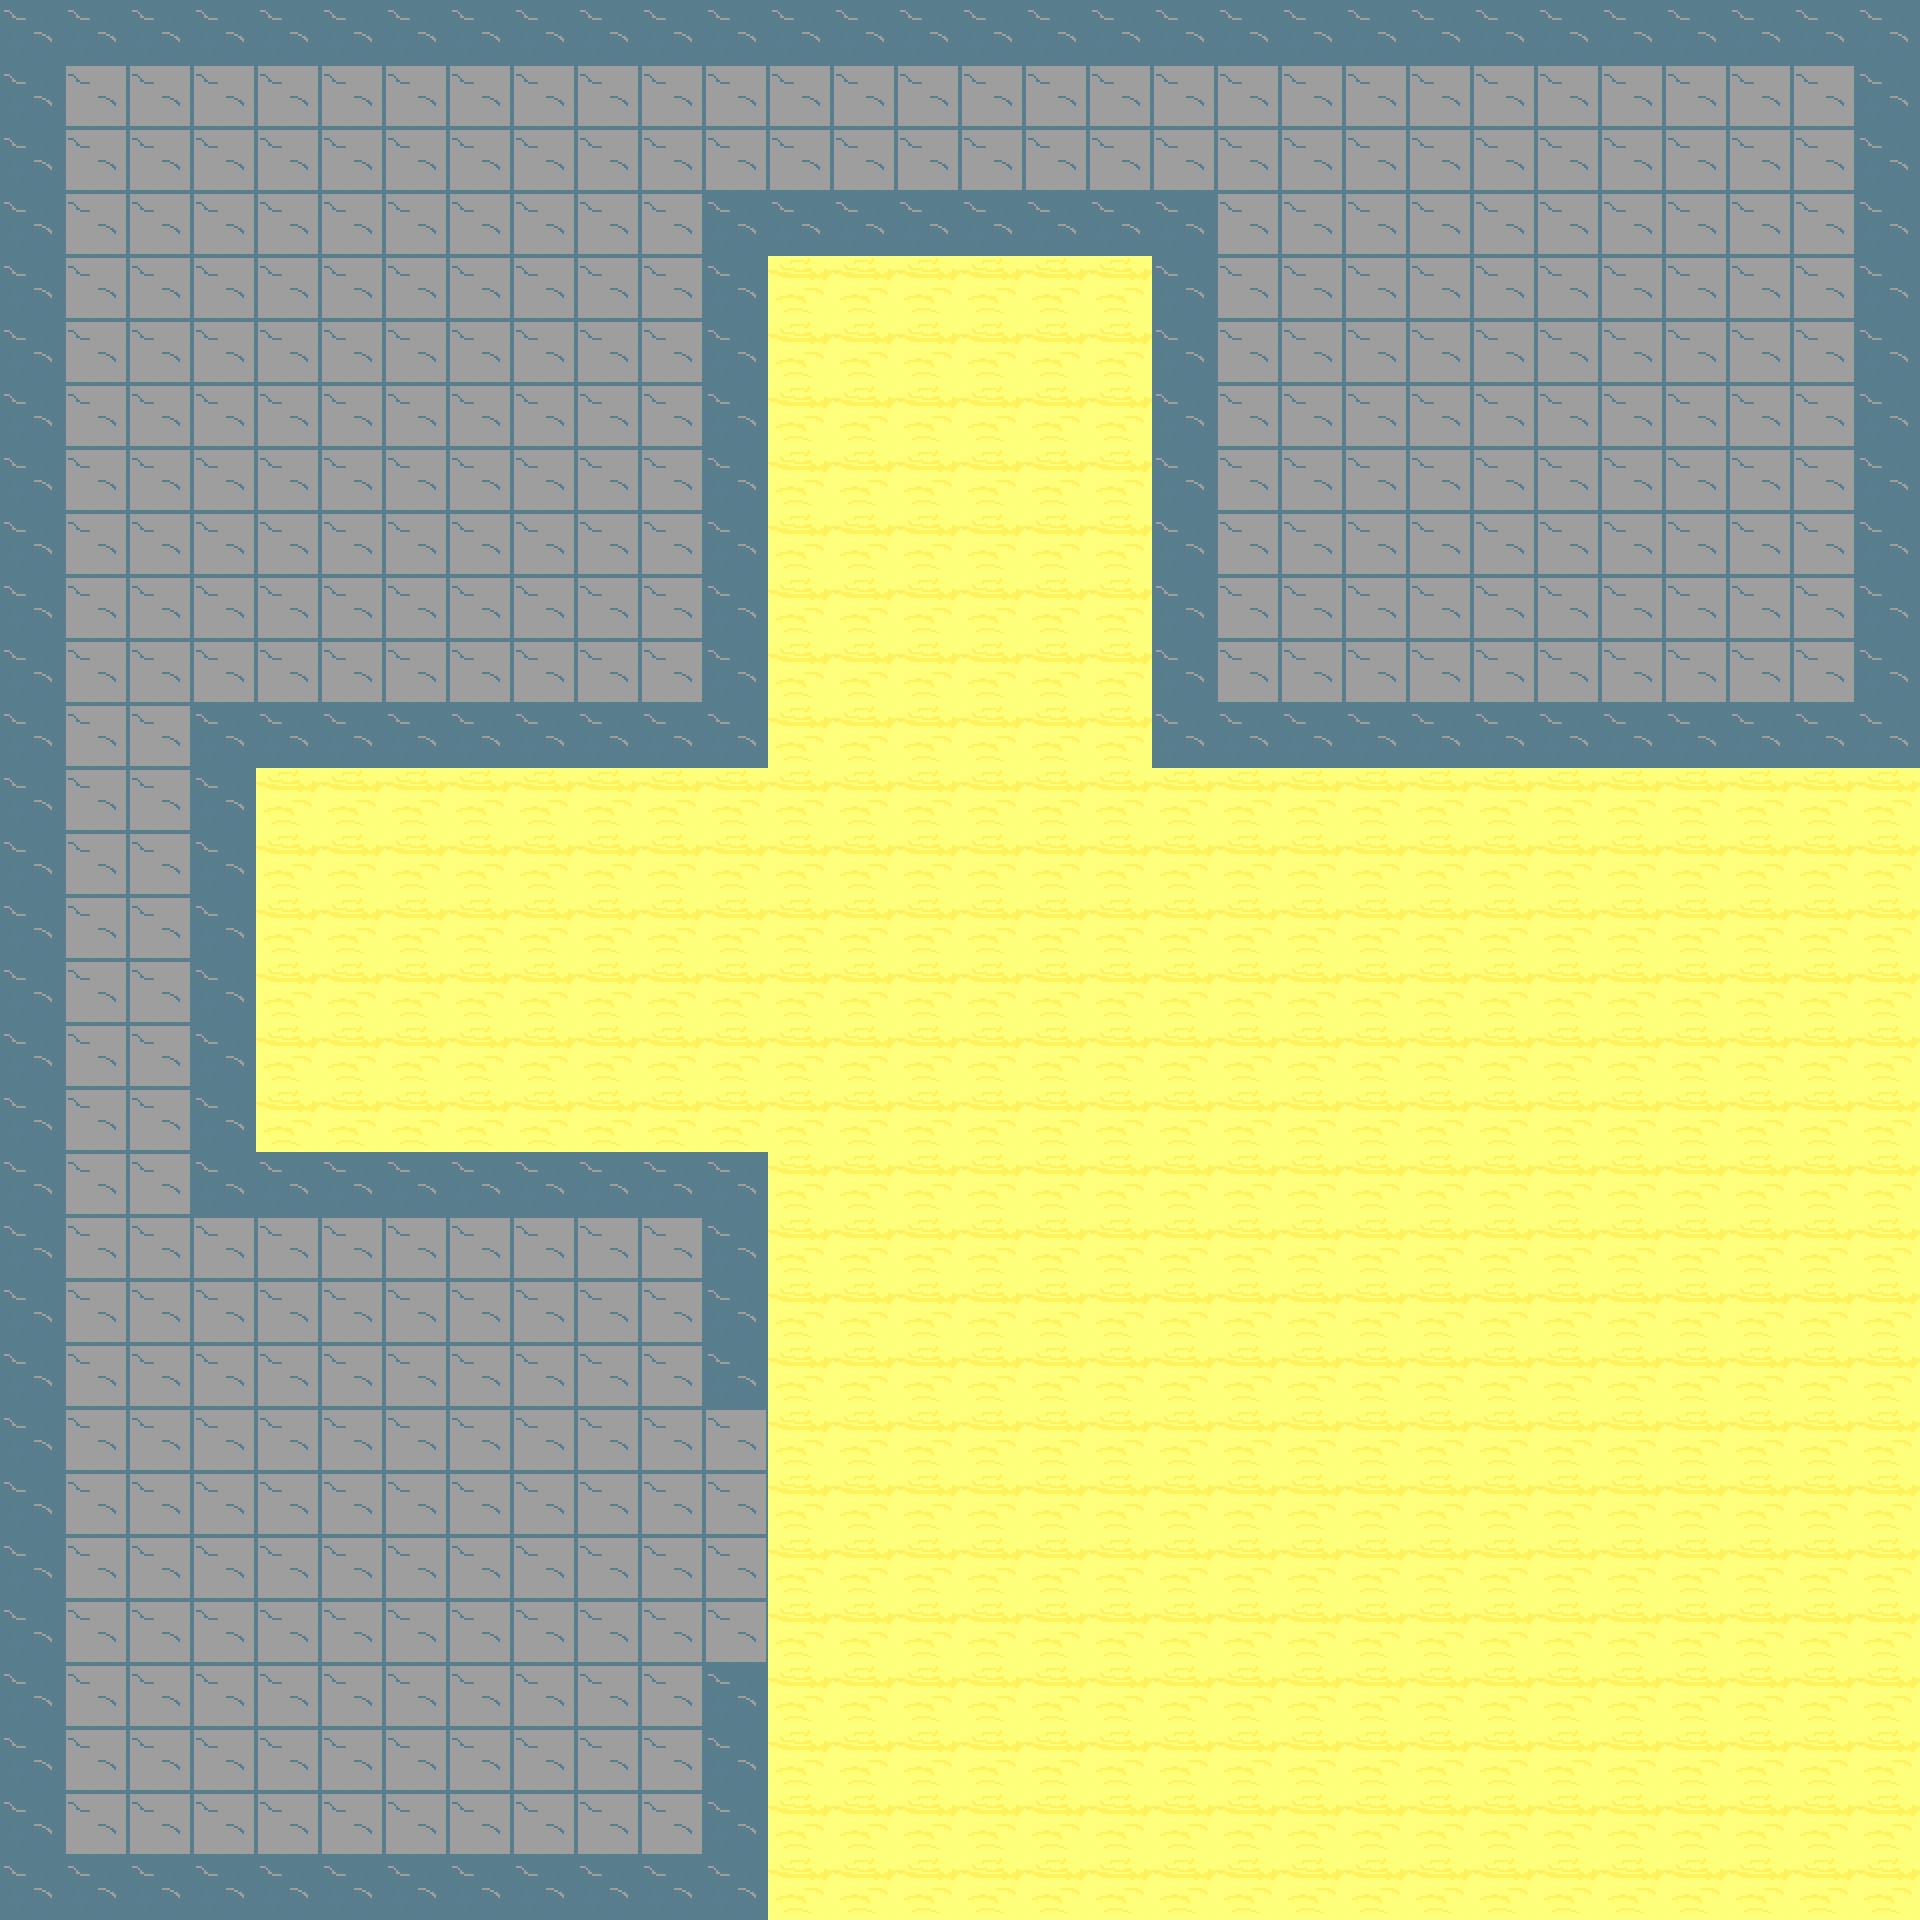

Rendered tile map (Tiled .tmx) drawn with the repository's tilesets; below, a short description and the full map source, tile grids included:
An orthogonal 30x30 tile map with 64x64 px tiles, 2 tile layers (Background, Blocked) and 16 objects (9x Enemy, 2x PressurePlate, 2x Battery, Door, StartingPosition, ...).

<map version="1.2" tiledversion="1.2.3" orientation="orthogonal" renderorder="right-down" width="30" height="30" tilewidth="64" tileheight="64" infinite="0" nextlayerid="21" nextobjectid="73">
 <tileset firstgid="1" name="BTBtileset" tilewidth="64" tileheight="64" tilecount="16" columns="4">
  <image source="../images/BTBtileset.png" width="256" height="256" />
 </tileset>
 <layer id="1" name="Background" width="30" height="30" locked="1">
  <data encoding="csv">
1,1,1,1,1,1,1,1,1,1,1,1,1,1,1,1,1,1,1,1,1,1,1,1,1,1,1,1,1,1,
1,1,1,1,1,1,1,1,1,1,1,1,1,1,1,1,1,1,1,1,1,1,1,1,1,1,1,1,1,1,
1,1,1,1,1,1,1,1,1,1,1,1,1,1,1,1,1,1,1,1,1,1,1,1,1,1,1,1,1,1,
1,1,1,1,1,1,1,1,1,1,1,1,1,1,1,1,1,1,1,1,1,1,1,1,1,1,1,1,1,1,
1,1,1,1,1,1,1,1,1,1,1,1,3,3,3,3,3,3,1,1,1,1,1,1,1,1,1,1,1,1,
1,1,1,1,1,1,1,1,1,1,1,1,3,3,3,3,3,3,1,1,1,1,1,1,1,1,1,1,1,1,
1,1,1,1,1,1,1,1,1,1,1,1,3,3,3,3,3,3,1,1,1,1,1,1,1,1,1,1,1,1,
1,1,1,1,1,1,1,1,1,1,1,1,3,3,3,3,3,3,1,1,1,1,1,1,1,1,1,1,1,1,
1,1,1,1,1,1,1,1,1,1,1,1,3,3,3,3,3,3,1,1,1,1,1,1,1,1,1,1,1,1,
1,1,1,1,1,1,1,1,1,1,1,1,3,3,3,3,3,3,1,1,1,1,1,1,1,1,1,1,1,1,
1,1,1,1,1,1,1,1,1,1,1,1,3,3,3,3,3,3,1,1,1,1,1,1,1,1,1,1,1,1,
1,1,1,1,1,1,1,1,1,1,1,1,3,3,3,3,3,3,1,1,1,1,1,1,1,1,1,1,1,1,
1,1,1,1,3,3,3,3,3,3,3,3,3,3,3,3,3,3,3,3,3,3,3,3,3,3,3,3,3,3,
1,1,1,1,3,3,3,3,3,3,3,3,3,3,3,3,3,3,3,3,3,3,3,3,3,3,3,3,3,3,
1,1,1,1,3,3,3,3,3,3,3,3,3,3,3,3,3,3,3,3,3,3,3,3,3,3,3,3,3,3,
1,1,1,1,3,3,3,3,3,3,3,3,3,3,3,3,3,3,3,3,3,3,3,3,3,3,3,3,3,3,
1,1,1,1,3,3,3,3,3,3,3,3,3,3,3,3,3,3,3,3,3,3,3,3,3,3,3,3,3,3,
1,1,1,1,3,3,3,3,3,3,3,3,3,3,3,3,3,3,3,3,3,3,3,3,3,3,3,3,3,3,
1,1,1,1,1,1,1,1,1,1,1,1,3,3,3,3,3,3,3,3,3,3,3,3,3,3,3,3,3,3,
1,1,1,1,1,1,1,1,1,1,1,1,3,3,3,3,3,3,3,3,3,3,3,3,3,3,3,3,3,3,
1,1,1,1,1,1,1,1,1,1,1,1,3,3,3,3,3,3,3,3,3,3,3,3,3,3,3,3,3,3,
1,1,1,1,1,1,1,1,1,1,1,1,3,3,3,3,3,3,3,3,3,3,3,3,3,3,3,3,3,3,
1,1,1,1,1,1,1,1,1,1,1,1,3,3,3,3,3,3,3,3,3,3,3,3,3,3,3,3,3,3,
1,1,1,1,1,1,1,1,1,1,1,1,3,3,3,3,3,3,3,3,3,3,3,3,3,3,3,3,3,3,
1,1,1,1,1,1,1,1,1,1,1,1,3,3,3,3,3,3,3,3,3,3,3,3,3,3,3,3,3,3,
1,1,1,1,1,1,1,1,1,1,1,1,3,3,3,3,3,3,3,3,3,3,3,3,3,3,3,3,3,3,
1,1,1,1,1,1,1,1,1,1,1,1,3,3,3,3,3,3,3,3,3,3,3,3,3,3,3,3,3,3,
1,1,1,1,1,1,1,1,1,1,1,1,3,3,3,3,3,3,3,3,3,3,3,3,3,3,3,3,3,3,
1,1,1,1,1,1,1,1,1,1,1,1,3,3,3,3,3,3,3,3,3,3,3,3,3,3,3,3,3,3,
1,1,1,1,1,1,1,1,1,1,1,1,3,3,3,3,3,3,3,3,3,3,3,3,3,3,3,3,3,3
</data>
 </layer>
 <layer id="2" name="Blocked" width="30" height="30">
  <data encoding="csv">
2,2,2,2,2,2,2,2,2,2,2,2,2,2,2,2,2,2,2,2,2,2,2,2,2,2,2,2,2,2,
2,0,0,0,0,0,0,0,0,0,0,0,0,0,0,0,0,0,0,0,0,0,0,0,0,0,0,0,0,2,
2,0,0,0,0,0,0,0,0,0,0,0,0,0,0,0,0,0,0,0,0,0,0,0,0,0,0,0,0,2,
2,0,0,0,0,0,0,0,0,0,0,2,2,2,2,2,2,2,2,0,0,0,0,0,0,0,0,0,0,2,
2,0,0,0,0,0,0,0,0,0,0,2,0,0,0,0,0,0,2,0,0,0,0,0,0,0,0,0,0,2,
2,0,0,0,0,0,0,0,0,0,0,2,0,0,0,0,0,0,2,0,0,0,0,0,0,0,0,0,0,2,
2,0,0,0,0,0,0,0,0,0,0,2,0,0,0,0,0,0,2,0,0,0,0,0,0,0,0,0,0,2,
2,0,0,0,0,0,0,0,0,0,0,2,0,0,0,0,0,0,2,0,0,0,0,0,0,0,0,0,0,2,
2,0,0,0,0,0,0,0,0,0,0,2,0,0,0,0,0,0,2,0,0,0,0,0,0,0,0,0,0,2,
2,0,0,0,0,0,0,0,0,0,0,2,0,0,0,0,0,0,2,0,0,0,0,0,0,0,0,0,0,2,
2,0,0,0,0,0,0,0,0,0,0,2,0,0,0,0,0,0,2,0,0,0,0,0,0,0,0,0,0,2,
2,0,0,2,2,2,2,2,2,2,2,2,0,0,0,0,0,0,2,2,2,2,2,2,2,2,2,2,2,2,
2,0,0,2,0,0,0,0,0,0,0,0,0,0,0,0,0,0,0,0,0,0,0,0,0,0,0,0,0,0,
2,0,0,2,0,0,0,0,0,0,0,0,0,0,0,0,0,0,0,0,0,0,0,0,0,0,0,0,0,0,
2,0,0,2,0,0,0,0,0,0,0,0,0,0,0,0,0,0,0,0,0,0,0,0,0,0,0,0,0,0,
2,0,0,2,0,0,0,0,0,0,0,0,0,0,0,0,0,0,0,0,0,0,0,0,0,0,0,0,0,0,
2,0,0,2,0,0,0,0,0,0,0,0,0,0,0,0,0,0,0,0,0,0,0,0,0,0,0,0,0,0,
2,0,0,2,0,0,0,0,0,0,0,0,0,0,0,0,0,0,0,0,0,0,0,0,0,0,0,0,0,0,
2,0,0,2,2,2,2,2,2,2,2,2,0,0,0,0,0,0,0,0,0,0,0,0,0,0,0,0,0,0,
2,0,0,0,0,0,0,0,0,0,0,2,0,0,0,0,0,0,0,0,0,0,0,0,0,0,0,0,0,0,
2,0,0,0,0,0,0,0,0,0,0,2,0,0,0,0,0,0,0,0,0,0,0,0,0,0,0,0,0,0,
2,0,0,0,0,0,0,0,0,0,0,2,0,0,0,0,0,0,0,0,0,0,0,0,0,0,0,0,0,0,
2,0,0,0,0,0,0,0,0,0,0,0,0,0,0,0,0,0,0,0,0,0,0,0,0,0,0,0,0,0,
2,0,0,0,0,0,0,0,0,0,0,0,0,0,0,0,0,0,0,0,0,0,0,0,0,0,0,0,0,0,
2,0,0,0,0,0,0,0,0,0,0,0,0,0,0,0,0,0,0,0,0,0,0,0,0,0,0,0,0,0,
2,0,0,0,0,0,0,0,0,0,0,0,0,0,0,0,0,0,0,0,0,0,0,0,0,0,0,0,0,0,
2,0,0,0,0,0,0,0,0,0,0,2,0,0,0,0,0,0,0,0,0,0,0,0,0,0,0,0,0,0,
2,0,0,0,0,0,0,0,0,0,0,2,0,0,0,0,0,0,0,0,0,0,0,0,0,0,0,0,0,0,
2,0,0,0,0,0,0,0,0,0,0,2,0,0,0,0,0,0,0,0,0,0,0,0,0,0,0,0,0,0,
2,2,2,2,2,2,2,2,2,2,2,2,0,0,0,0,0,0,0,0,0,0,0,0,0,0,0,0,0,0
</data>
 </layer>
 <objectgroup id="14" name="Door" locked="1">
  <object id="58" name="Door" type="Door" x="736.421" y="106.631">
   <point />
  </object>
 </objectgroup>
 <objectgroup id="8" name="PressurePlates" locked="1">
  <object id="55" name="PressurePlate" type="PressurePlate" x="669.777" y="676.441">
   <point />
  </object>
  <object id="65" name="PressurePlate" type="PressurePlate" x="97.1791" y="97.1791">
   <point />
  </object>
 </objectgroup>
 <objectgroup id="3" name="Player" locked="1">
  <object id="1" name="StartingPosition" type="StartingPosition" x="1755.08" y="1501.42">
   <point />
  </object>
 </objectgroup>
 <objectgroup id="4" name="Enemies" locked="1">
  <object id="46" name="Enemy" type="Enemy" x="923.026" y="1316.23">
   <properties>
    <property name="enemyType" type="int" value="1" />
   </properties>
   <point />
  </object>
  <object id="47" name="Enemy" type="Enemy" x="1112.96" y="1309.56">
   <properties>
    <property name="enemyType" type="int" value="1" />
   </properties>
   <point />
  </object>
  <object id="48" name="Enemy" type="Enemy" x="1309.56" y="1316.23">
   <properties>
    <property name="enemyType" type="int" value="1" />
   </properties>
   <point />
  </object>
  <object id="67" name="Enemy" type="Enemy" x="223.254" y="1380.6">
   <properties>
    <property name="enemyType" type="int" value="2" />
   </properties>
   <point />
  </object>
  <object id="68" name="Enemy" type="Enemy" x="546.526" y="1375.25">
   <properties>
    <property name="enemyType" type="int" value="2" />
   </properties>
   <point />
  </object>
  <object id="69" name="Enemy" type="Enemy" x="542.954" y="1693.16">
   <properties>
    <property name="enemyType" type="int" value="2" />
   </properties>
   <point />
  </object>
  <object id="70" name="Enemy" type="Enemy" x="225.04" y="1694.95">
   <properties>
    <property name="enemyType" type="int" value="2" />
   </properties>
   <point />
  </object>
  <object id="71" name="Enemy" type="Enemy" x="542.954" y="223.254">
   <properties>
    <property name="enemyType" type="int" value="2" />
   </properties>
   <point />
  </object>
  <object id="72" name="Enemy" type="Enemy" x="230.398" y="534.024">
   <properties>
    <property name="enemyType" type="int" value="2" />
   </properties>
   <point />
  </object>
 </objectgroup>
 <objectgroup id="10" name="Boss" locked="1">
  <object id="59" name="Boss" type="Boss" x="1532.82" y="486.504">
   <point />
  </object>
 </objectgroup>
 <objectgroup id="11" name="Batteries" locked="1">
  <object id="60" name="Battery" type="Battery" x="1242.92" y="349.883">
   <point />
  </object>
  <object id="66" name="Battery" type="Battery" x="1819.17" y="355.243">
   <point />
  </object>
 </objectgroup>
 <objectgroup id="5" name="Portal" locked="1" />
 <objectgroup id="6" name="Coins" locked="1" />
</map>
